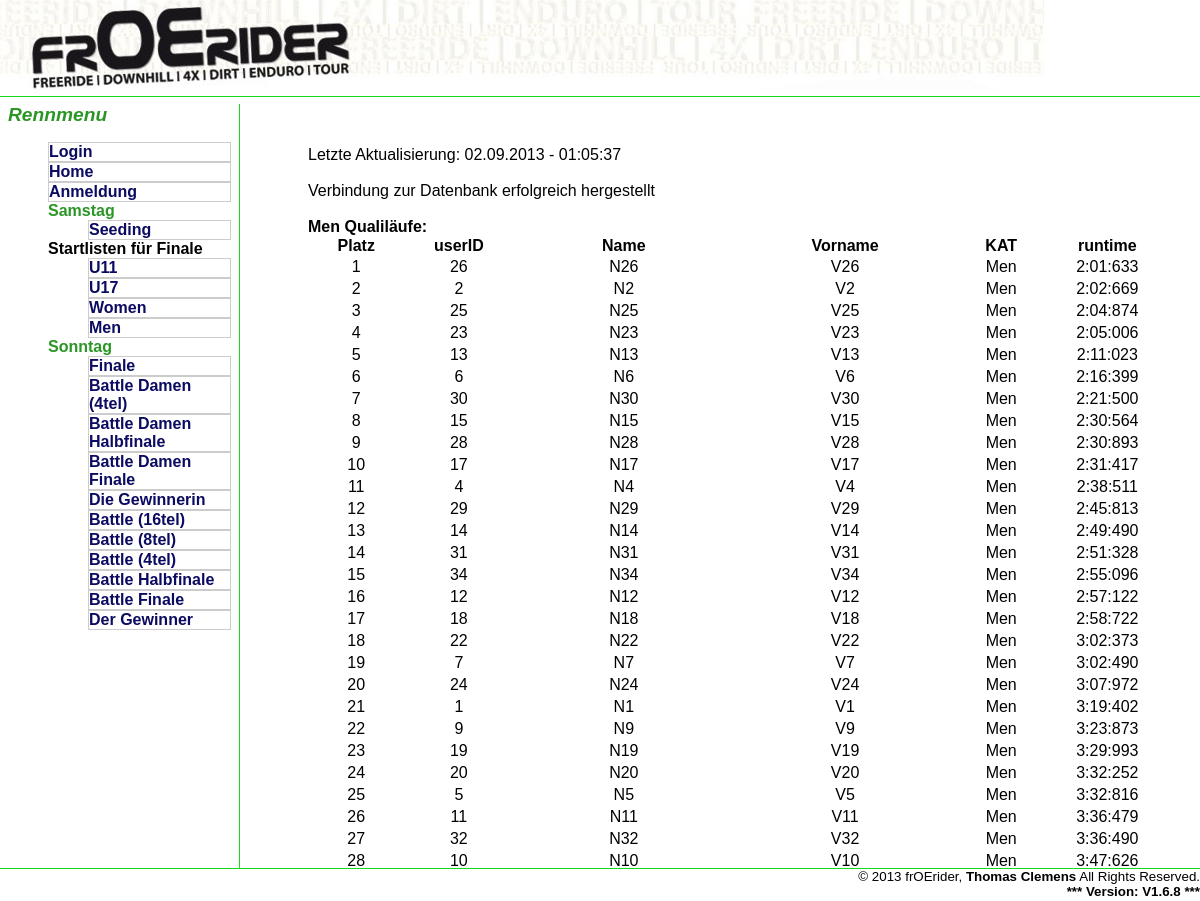
The app's page /men_quali_startlist.php with its own data.
### tables this page shows
CREATE TABLE IF NOT EXISTS `race_results` (
  `Lauf_ID` int(3) NOT NULL AUTO_INCREMENT,
  `raceID` int(3) NOT NULL,
  `userID` int(3) NOT NULL,
  `runtime` bigint(20) DEFAULT NULL,
  `onTrack` tinyint(1) DEFAULT NULL,
  `Dummy2` int(3) DEFAULT NULL,
  PRIMARY KEY (`raceID`,`userID`,`Lauf_ID`),
  UNIQUE KEY `Lauf_ID` (`Lauf_ID`)
);

CREATE TABLE IF NOT EXISTS `teilnehmer` (
  `userID` int(1) NOT NULL,
  `Name` varchar(20) NOT NULL,
  `Vorname` varchar(20) NOT NULL,
  `Geburtsdatum` date NOT NULL,
  `Geschlecht` char(1) NOT NULL,
  `Team` varchar(20) NOT NULL,
  `Ort` varchar(20) NOT NULL,
  `KAT` varchar(10) NOT NULL,
  PRIMARY KEY (`userID`)
);

### show_table.php (the view, shortened to what this page needs)
<?php
function show_table_best_results ($result, $offset)
{
	echo '<table border="1" rules="all">';
		  echo "<tr>";
			echo "<th>Platz</th>
			  <th>userID</th>
			  <th>Name</th>
			  <th>Vorname</th>
			  <th>KAT</th>";
			echo "<th>runtime</th>
			</tr>  ";
	$Platz = 0;
	$Platz += $offset - 1;
	while ($zeile = $result->fetch_array())
	{
		$Platz++;
		$runtime = $zeile['runtime'];
		echo '<tr align="center" valign="middle">';
		echo "<td style='width:3%'>". $Platz . "</td>";
		echo "<td style='width:3%'>". $zeile['userID'] . "</td>";
		echo "<td style='width:8%'>". $zeile['Name'] . "</td>";
		echo "<td style='width:8%'>". $zeile['Vorname'] . "</td>";
		echo "<td style='width:3%'>". $zeile['KAT'] . "</td>";
		$format = '%d:%02d:%03d';
		echo "<td style='width:3%'>" . sprintf($format, floor($runtime /1000/60), floor(($runtime %60000)/1000),$runtime % 1000) . "</td>";
		echo "</tr>";
	}
	echo "</table>";
}
?>

### header.php (shortened to what this page needs)
<!DOCTYPE HTML PUBLIC "-//W3C//DTD HTML 4.01//EN"
 "http://www.w3.org/TR/html4/strict.dtd">
<HTML>
 <HEAD>
  <LINK REL="stylesheet" type="text/css" HREF="css/position.css">
  <LINK REL="stylesheet" type="text/css" HREF="css/design_screen.css" media="screen">
  <LINK REL="stylesheet" type="text/css" HREF="css/menu_screen.css" media="screen">
  <link rel="stylesheet" type="text/css" href="css/menu_print.css" media="print">
  <LINK REL="stylesheet" type="text/css" HREF="css/design_print.css" media="print">
  </HEAD>
 <BODY>
  <DIV ID="header">
		<img src="frOErider.jpg">
  </DIV>

### menu.php (shortened to what this page needs)
<DIV ID="menu">
       <H1 class='menu_title' >Rennmenu</H1>
       <ul>
<?php
if (!isset ($_SESSION["login"]))
	{
		echo "<li>";
		echo '<a href="login_md5.php"><b>Login</b></a>';
		echo "</li>";
	}
	else
	{
		echo "<li>";
   			echo '<a href="logout.php"><b>Logout</b></a>';
		echo "</li>";
	}
	?>
	<li>
		<a href="my_index.php"><b>Home</b></a>
	</li>
	<li style="color:#F30B2A;"> <a href="form_anmeldung.php"><b>Anmeldung</b></a> </li>
	<li style="color:#2B9625;">
		<b>Samstag</b>
			<ul>
				<li>
					<a href="rennabfragen.php?rennID=3&amp;data_sets=10&amp;zykl=1&amp;battleID=666"><b>Seeding</b></a>
				</li>
			</ul>
	</li>
	<li>
		<b>Startlisten f&uuml;r Finale</b>
			<ul>
				<li> <a href="u11_quali_startlist.php?race_ID=3"><b>U11</b></a> </li>
				<li> <a href="u17_quali_startlist.php?race_ID=3"><b>U17</b> </a> </li>
				<li> <a href="women_quali_startlist.php?race_ID=3"><b>Women</b></a> </li>
				<li> <a href="men_quali_startlist.php?race_ID=3"><b>Men</b></a> </li>
			</ul>
	</li>
	<li style="color:#2B9625;">
			<b>Sonntag</b>
			<ul>
				<li> <a href="rennabfragen.php?rennID=4&amp;data_sets=32&amp;zykl=1&amp;battleID=666"><b>Finale</b></a> </li>
				<li> <a href="battle_women.php?teilnehmerzahl=8&amp;battleID=693&amp;zykl=1"><b>Battle Damen (4tel)</b></a> </li>
				<li> <a href="battle_sub.php?teilnehmerzahl=4&amp;battleID=692&amp;zykl=1"><b>Battle Damen Halbfinale</b></a> </li>
				<li> <a href="battle_sub.php?teilnehmerzahl=2&amp;battleID=691&amp;zykl=1"><b>Battle Damen Finale</b></a> </li>
				<li> <a href="die_gewinnerin.php?teilnehmerzahl=1&amp;battleID=690"><b>Die Gewinnerin</b></a> </li>
				<li> <a href="battle_1st.php?teilnehmerzahl=32&amp;battleID=5&amp;zykl=1"><b>Battle (16tel)</b></a> </li>
				<li> <a href="battle_sub.php?teilnehmerzahl=16&amp;battleID=4&amp;zykl=1"><b>Battle (8tel)</b></a> </li>
				<li> <a href="battle_sub.php?teilnehmerzahl=8&amp;battleID=3&amp;zykl=1"><b>Battle (4tel)</b></a> </li>
				<li> <a href="battle_sub.php?teilnehmerzahl=4&amp;battleID=2&amp;zykl=1"><b>Battle Halbfinale</b></a> </li>
				<li> <a href="battle_sub.php?teilnehmerzahl=2&amp;battleID=1&amp;zykl=1"><b>Battle Finale</b></a> </li>
				<li> <a href="der_gewinner.php?teilnehmerzahl=1&amp;battleID=0"><b>Der Gewinner</b></a> </li>
			</ul>
	</li>
</ul>

### men_quali_startlist.php (shortened to what this page needs)
<?php
include ("header.php");
include ("menu.php");
include ("show_table.php");
echo "<DIV ID='main'>";
$timestamp = time();
$datum = date("d.m.Y - H:i:s", $timestamp);
echo "<br /> Letzte Aktualisierung: " . $datum . "<br />";
$db = new mysqli($db_host,$db_user , $db_pass, $db_name);
if (mysqli_connect_errno()) {
	die ('<br \>  Konnte keine Verbindung zur Datenbank aufbauen: '.mysqli_connect_error().'('.mysqli_connect_errno().')');
}
else
		echo "<br \> Verbindung zur Datenbank erfolgreich hergestellt <br \>";
$db->query('SET NAMES utf8');
echo '<br \><b>Men Qualiläufe:</b>';
$sql = "SELECT race_results.raceID, race_results.userID, teilnehmer.Name, teilnehmer.Vorname, teilnehmer.KAT, race_results.runtime
FROM race_results, teilnehmer
WHERE race_results.userID = teilnehmer.userID
AND race_results.raceID = 3
AND teilnehmer.KAT = 'Men'
ORDER BY race_results.runtime ASC";
$result = $db->query($sql);
show_table_best_results($result, 1);
echo "</DIV>";
?>

### css/position.css (style rules this page uses)
#header { position: fixed; top: 0; left: 0; right: 0; height: 6em; border-bottom: 0.1em solid #15DA1B; }
#main { position: fixed; top: 8em; left: 25%; bottom: 1.8em; right: 2%; overflow: auto; padding: 0 0.5em; }
#footer { position: fixed; left: 0; bottom: 0; right: 0; height: 2em; border-top: 0.1em solid #15DA1B; }

### css/design_screen.css (style rules this page uses)
BODY { background-color: #FFFFFF; color: #000000; font-family: Arial; }
table, tr, th, td { border: none; text-align: center; vertical-align: middle; }
td { font-weight:normal; height:20px; }
ul, li { list-style:none; }
H1, H2 { font-style: italic; font-size: 120%; }
H1 { margin-top: 0; font-weight: bold; }
H1.menu_title { color: #2B9625 }
#header, #main, #footer { background-color: #FFFFFF; }
#footer P { margin: 0; font-size: smaller; text-align: right; }

### css/menu_screen.css (style rules this page uses)
#menu { position: fixed; top: 6.5em; left: 0em; bottom: 1.8em; right: 80%; padding: 0 0.5em; border-right: 0.1em solid #15DA1B; overflow: auto; float: left; }
#menu ul { list-style-type: none; }
#menu a { text-decoration: none; display: block; border: 1px solid #ccc; text-align: left; }
a:link { color:#0B0B61; }

### css/menu_print.css (style rules this page uses)
#menu { display: none; position: fixed; top: 6.2em; left: 0em; bottom: 1.8em; right: 80%; padding: 0 0.5em; border-right: 0.1em solid #15DA1B; overflow: auto; float: left; }
#menu ul { list-style-type: none; }
#menu a { text-decoration: none; display: block; border: 1px solid #ccc; text-align: left; color: #003366; }
#menu { position: fixed; top: 6.2em; left: 0em; bottom: 1.8em; right: 80%; padding: 0 0.5em; border-right: 0.1em solid #15DA1B; overflow: auto; float: left; }

### css/design_print.css (style rules this page uses)
BODY { background-color: #FFFFFF; color: #000000; font-family: Arial; font-size: 50%; }
A:link { color: #8B7CFF }
H1, H2 { font-style: italic; font-size: 100%; }
H1 { margin-top: 0; font-weight: bold; }
#header, #main, #footer { background-color: #FFFFFF; color: #000000; font-family: Arial; font-size: 120%; }
#footer P { margin: 0; font-size: smaller; text-align: right; }

### records on screen
race_results: userID "26", userID.Name "N26", userID.Vorname "V26", userID.KAT "Men", runtime "2:01:633"
race_results: userID "2", userID.Name "N2", userID.Vorname "V2", userID.KAT "Men", runtime "2:02:669"
race_results: userID "25", userID.Name "N25", userID.Vorname "V25", userID.KAT "Men", runtime "2:04:874"
race_results: userID "23", userID.Name "N23", userID.Vorname "V23", userID.KAT "Men", runtime "2:05:006"
race_results: userID "13", userID.Name "N13", userID.Vorname "V13", userID.KAT "Men", runtime "2:11:023"
race_results: userID "6", userID.Name "N6", userID.Vorname "V6", userID.KAT "Men", runtime "2:16:399"
race_results: userID "30", userID.Name "N30", userID.Vorname "V30", userID.KAT "Men", runtime "2:21:500"
race_results: userID "15", userID.Name "N15", userID.Vorname "V15", userID.KAT "Men", runtime "2:30:564"
race_results: userID "28", userID.Name "N28", userID.Vorname "V28", userID.KAT "Men", runtime "2:30:893"
race_results: userID "17", userID.Name "N17", userID.Vorname "V17", userID.KAT "Men", runtime "2:31:417"
race_results: userID "4", userID.Name "N4", userID.Vorname "V4", userID.KAT "Men", runtime "2:38:511"
race_results: userID "29", userID.Name "N29", userID.Vorname "V29", userID.KAT "Men", runtime "2:45:813"
race_results: userID "14", userID.Name "N14", userID.Vorname "V14", userID.KAT "Men", runtime "2:49:490"
race_results: userID "31", userID.Name "N31", userID.Vorname "V31", userID.KAT "Men", runtime "2:51:328"
race_results: userID "34", userID.Name "N34", userID.Vorname "V34", userID.KAT "Men", runtime "2:55:096"
race_results: userID "12", userID.Name "N12", userID.Vorname "V12", userID.KAT "Men", runtime "2:57:122"
race_results: userID "18", userID.Name "N18", userID.Vorname "V18", userID.KAT "Men", runtime "2:58:722"
race_results: userID "22", userID.Name "N22", userID.Vorname "V22", userID.KAT "Men", runtime "3:02:373"
race_results: userID "7", userID.Name "N7", userID.Vorname "V7", userID.KAT "Men", runtime "3:02:490"
race_results: userID "24", userID.Name "N24", userID.Vorname "V24", userID.KAT "Men", runtime "3:07:972"
race_results: userID "1", userID.Name "N1", userID.Vorname "V1", userID.KAT "Men", runtime "3:19:402"
race_results: userID "9", userID.Name "N9", userID.Vorname "V9", userID.KAT "Men", runtime "3:23:873"
race_results: userID "19", userID.Name "N19", userID.Vorname "V19", userID.KAT "Men", runtime "3:29:993"
race_results: userID "20", userID.Name "N20", userID.Vorname "V20", userID.KAT "Men", runtime "3:32:252"
race_results: userID "5", userID.Name "N5", userID.Vorname "V5", userID.KAT "Men", runtime "3:32:816"
race_results: userID "11", userID.Name "N11", userID.Vorname "V11", userID.KAT "Men", runtime "3:36:479"
race_results: userID "32", userID.Name "N32", userID.Vorname "V32", userID.KAT "Men", runtime "3:36:490"
race_results: userID "10", userID.Name "N10", userID.Vorname "V10", userID.KAT "Men", runtime "3:47:626"
